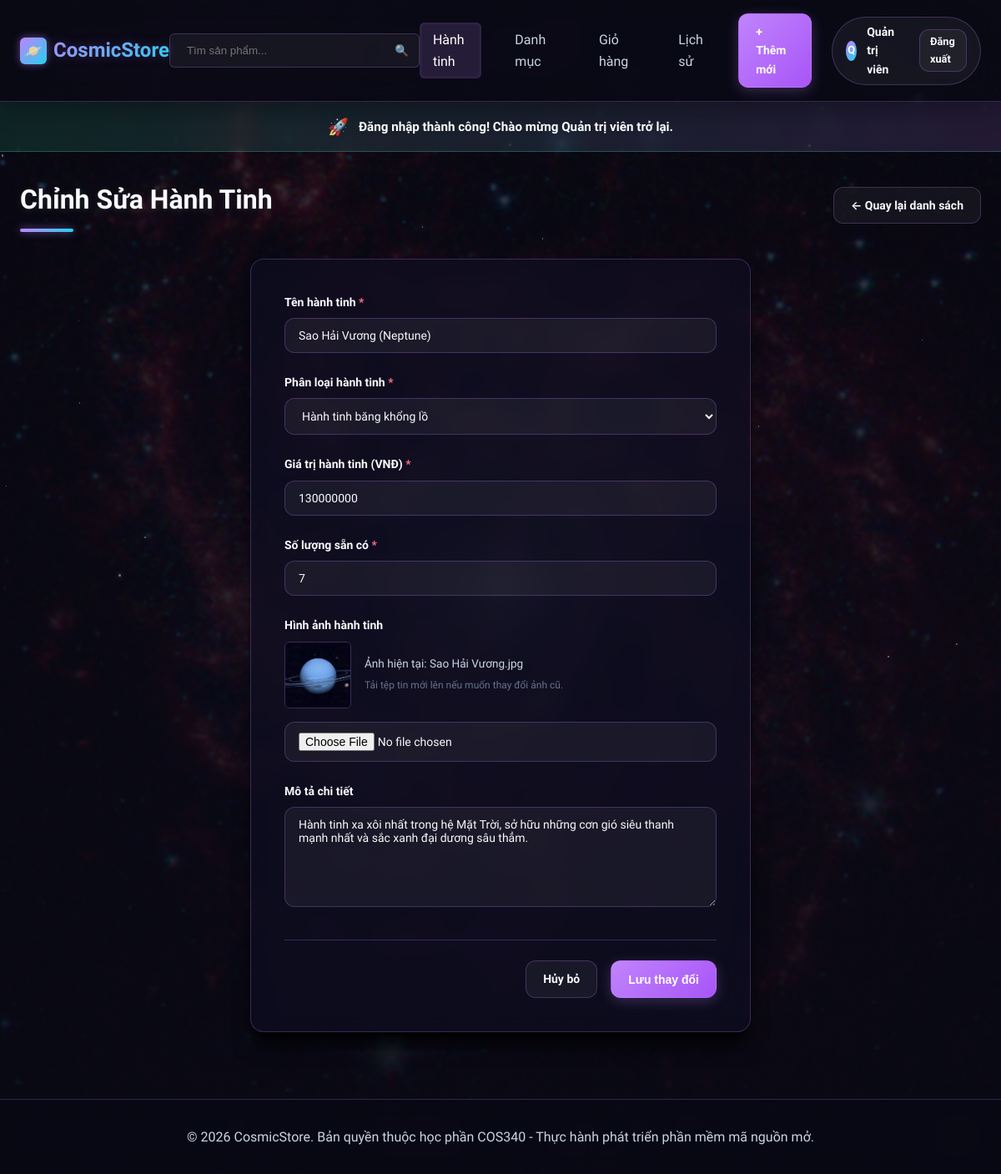
/product/edit/6 (signed in), run on the app's committed database.
### tables this page shows
CREATE TABLE IF NOT EXISTS `products` (
  `id` INT AUTO_INCREMENT PRIMARY KEY,
  `name` VARCHAR(255) NOT NULL,
  `description` TEXT NULL,
  `price` DECIMAL(12,2) NOT NULL,
  `image` VARCHAR(255) NULL,
  `category_id` INT NOT NULL,
  `stock_quantity` INT NOT NULL DEFAULT 10,
  FOREIGN KEY (`category_id`) REFERENCES `categories`(`id`) ON DELETE CASCADE
);

CREATE TABLE IF NOT EXISTS `categories` (
  `id` INT AUTO_INCREMENT PRIMARY KEY,
  `name` VARCHAR(255) NOT NULL,
  `description` TEXT NULL
);

### app/controllers/ProductController.php (called while the page is built, shortened)
<?php
class ProductController {
    private $productModel;
    private $categoryModel;
    public function __construct() {
        $this->productModel = new ProductModel();
        $this->categoryModel = new CategoryModel();
    }
    public function edit($id) {
        $product = $this->productModel->getById($id);
        $categories = $this->categoryModel->getAll();
        require_once __DIR__ . '/../views/share/header.php';
        require_once __DIR__ . '/../views/product/edit.php';
        require_once __DIR__ . '/../views/share/footer.php';
    }
}

### app/database/Database.php (called while the page is built, shortened)
<?php
class Database {
    private static $conn = null;
    public static function getConnection() {
        if (self::$conn === null) {
            $db = new self();
            try {
                self::$conn = new PDO(
                    "mysql:host=" . $db->host . ";dbname=" . $db->db_name . ";charset=utf8mb4",
                    $db->username,
                    $db->password
                );
                self::$conn->exec("SET NAMES utf8mb4");
                self::$conn->setAttribute(PDO::ATTR_ERRMODE, PDO::ERRMODE_EXCEPTION);
                self::$conn->setAttribute(PDO::ATTR_DEFAULT_FETCH_MODE, PDO::FETCH_ASSOC);
            } catch (PDOException $exception) {
                die("Lỗi kết nối cơ sở dữ liệu: " . $exception->getMessage());
            }
        }
        return self::$conn;
    }
}

### app/models/ProductModel.php (called while the page is built, shortened)
<?php
class ProductModel {
    private $db;
    public function __construct() {
        $this->db = Database::getConnection();
    }
    public function getById($id) {
        $query = "SELECT p.*, c.name AS category_name
                  FROM products p
                  JOIN categories c ON p.category_id = c.id
                  WHERE p.id = :id LIMIT 0,1";
        $stmt = $this->db->prepare($query);
        $stmt->bindParam(':id', $id, PDO::PARAM_INT);
        $stmt->execute();
        return $stmt->fetch();
    }
}

### app/models/CategoryModel.php (called while the page is built, shortened)
<?php
class CategoryModel {
    private $db;
    public function __construct() {
        $this->db = Database::getConnection();
    }
    public function getAll() {
        $query = "SELECT * FROM categories ORDER BY id ASC";
        $stmt = $this->db->prepare($query);
        $stmt->execute();
        return $stmt->fetchAll();
    }
}

### app/views/product/edit.php (the view)
<div class="page-header">
    <h1 class="page-title">Chỉnh Sửa Hành Tinh</h1>
    <a href="<?php echo BASE_PATH; ?>/product" class="btn btn-secondary">&larr; Quay lại danh sách</a>
</div>
<div class="form-card">
    <form action="<?php echo BASE_PATH; ?>/product/edit/<?php echo $product['id']; ?>" method="POST" enctype="multipart/form-data">
        <div class="form-group">
            <label for="name" class="form-label">Tên hành tinh <span style="color:var(--danger)">*</span></label>
            <input type="text" id="name" name="name" class="form-control" value="<?php echo htmlspecialchars($product['name']); ?>" required>
        </div>
        <div class="form-group">
            <label for="category_id" class="form-label">Phân loại hành tinh <span style="color:var(--danger)">*</span></label>
            <select id="category_id" name="category_id" class="form-control" required>
                <?php foreach ($categories as $category): ?>
                    <option value="<?php echo $category['id']; ?>" <?php echo ($category['id'] == $product['category_id']) ? 'selected' : ''; ?>>
                        <?php echo htmlspecialchars($category['name']); ?>
                    </option>
                <?php endforeach; ?>
            </select>
        </div>
        <div class="form-group">
            <label for="price" class="form-label">Giá trị hành tinh (VNĐ) <span style="color:var(--danger)">*</span></label>
            <input type="number" id="price" name="price" min="0" step="1000" class="form-control" value="<?php echo floatval($product['price']); ?>" required>
        </div>
        <div class="form-group">
            <label for="stock_quantity" class="form-label">Số lượng sẵn có <span style="color:var(--danger)">*</span></label>
            <input type="number" id="stock_quantity" name="stock_quantity" min="0" class="form-control" value="<?php echo intval($product['stock_quantity']); ?>" required>
        </div>
        <div class="form-group">
            <label for="image" class="form-label">Hình ảnh hành tinh</label>
            <?php if (!empty($product['image']) && file_exists(__DIR__ . '/../../../public/uploads/' . $product['image'])): ?>
                <div style="margin-bottom: 1rem; display: flex; align-items: center; gap: 1rem;">
                    <img src="<?php echo BASE_PATH . '/public/uploads/' . $product['image']; ?>" alt="Ảnh hiện tại" style="width: 80px; height: 80px; object-fit: cover; border-radius: var(--radius-sm); border: 1px solid var(--border);">
                    <div>
                        <span style="font-size: 0.85rem; color: var(--text-secondary); display: block;">Ảnh hiện tại: <?php echo htmlspecialchars($product['image']); ?></span>
                        <span style="font-size: 0.75rem; color: var(--text-muted); ">Tải tệp tin mới lên nếu muốn thay đổi ảnh cũ.</span>
                    </div>
                </div>
            <?php endif; ?>
            <input type="file" id="image" name="image" class="form-control" accept="image/*">
        </div>
        <div class="form-group">
            <label for="description" class="form-label">Mô tả chi tiết</label>
            <textarea id="description" name="description" class="form-control"><?php echo htmlspecialchars($product['description']); ?></textarea>
        </div>
        <div class="form-actions">
            <a href="<?php echo BASE_PATH; ?>/product" class="btn btn-secondary">Hủy bỏ</a>
            <button type="submit" class="btn btn-primary">Lưu thay đổi</button>
        </div>
    </form>
</div>

### public/css/style.css (style rules this page uses)
:root { --primary: #c084fc; --primary-hover: #e9d5ff; --primary-light: rgba(192, 132, 252, 0.15); --secondary: #22d3ee; --background: #090915; --surface: rgba(15, 15, 35, 0.65); --text-primary: #f8fafc; --text-secondary: #cbd5e1; --text-muted: #64748b; --border: rgba(192, 132, 252, 0.25); --border-hover: rgba(34, 211, 238, 0.5); --success: #34d399; --danger: #fb7185; --warning: #fbbf24; --shadow-sm: 0 1px 2px 0 rgba(0, 0, 0, 0.6); --shadow: 0 4px 6px -1px rgba(0, 0, 0, 0.6), 0 2px 4px -2px rgba(0, 0, 0, 0.6); --shadow-lg: 0 10px 15px -3px rgba(0, 0, 0, 0.7), 0 4px 6px -4px rgba(0, 0, 0, 0.7); --shadow-xl: 0 20px 25px -5px rgba(0, 0, 0, 0.8), 0 8px 10px -6px rgba(0, 0, 0, 0.8); --radius-sm: 0.375rem; --radius: 0.75rem; --radius-lg: 1rem; --transition: all 0.3s cubic-bezier(0.4, 0, 0.2, 1); }
* { margin: 0; padding: 0; box-sizing: border-box; }
body { font-family: 'Plus Jakarta Sans', -apple-system, BlinkMacSystemFont, "Segoe UI", Roboto, sans-serif; background-image: linear-gradient(rgba(9, 9, 21, 0.82), rgba(9, 9, 21, 0.94)), url('../bg_space.jpg'); background-size: cover; background-position: center; background-attachment: fixed; color: var(--text-primary); line-height: 1.6; min-height: 100vh; display: flex; flex-direction: column; }
a { color: inherit; text-decoration: none; transition: var(--transition); }
.btn { display: inline-flex; align-items: center; justify-content: center; gap: 0.5rem; font-weight: 600; padding: 0.625rem 1.25rem; border-radius: var(--radius); border: 1px solid transparent; cursor: pointer; transition: var(--transition); font-size: 0.875rem; }
.btn-primary { background: linear-gradient(135deg, var(--primary) 0%, #a855f7 100%); color: white; box-shadow: 0 4px 15px rgba(192, 132, 252, 0.25); }
.btn-secondary { background-color: rgba(255, 255, 255, 0.05); border-color: var(--border); color: var(--text-primary); }
.page-header { display: flex; justify-content: space-between; align-items: center; margin-bottom: 2rem; }
.page-title { font-size: 2rem; font-weight: 700; color: var(--text-primary); position: relative; text-shadow: 0 2px 10px rgba(255, 255, 255, 0.1); }
.page-title::after { content: ''; display: block; width: 4rem; height: 4px; background: linear-gradient(90deg, var(--primary), var(--secondary)); border-radius: 2px; margin-top: 0.5rem; box-shadow: 0 0 10px rgba(192, 132, 252, 0.6); }
.form-card { max-width: 600px; margin: 0 auto 3rem auto; background-color: var(--surface); backdrop-filter: blur(12px); -webkit-backdrop-filter: blur(12px); border-radius: var(--radius-lg); border: 1px solid var(--border); box-shadow: var(--shadow-xl); padding: 2.5rem; }
.form-group { margin-bottom: 1.5rem; }
.form-label { display: block; font-weight: 600; margin-bottom: 0.5rem; font-size: 0.875rem; color: var(--text-primary); }
.form-control { width: 100%; padding: 0.75rem 1rem; border-radius: var(--radius); border: 1px solid var(--border); outline: none; font-family: inherit; font-size: 0.875rem; transition: var(--transition); background-color: rgba(255, 255, 255, 0.05); color: var(--text-primary); }
textarea.form-control { resize: vertical; min-height: 120px; }
.form-actions { display: flex; justify-content: flex-end; gap: 1rem; margin-top: 2rem; border-top: 1px solid var(--border); padding-top: 1.5rem; }
html { scroll-behavior: smooth; }

### data on the page
products: name "Sao Hải Vương (Neptune)", category_id "Hành tinh băng khổng lồ", price "130000000", stock_quantity "7", image (picture), image "Sao Hải Vương.jpg", description "Hành tinh xa xôi nhất trong hệ Mặt Trời, sở hữu những cơn gió siêu thanh mạnh nhất và sắc xanh đại dương sâu thẳm."

### other printed values
mb_substr($_SESSION['fullname'], 0, 1, 'UTF-8') "Q"
$_SESSION['fullname'] "Quản trị viên"
$_SESSION['success'] "Đăng nhập thành công! Chào mừng Quản trị viên trở lại."
